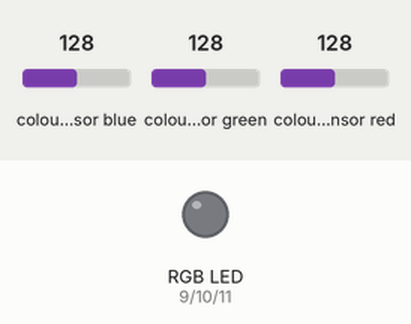
The sketch below on a simulated Arduino Uno, built with avr-gcc and run on an emulated ATmega328P. Parts: an RGB LED mixed from three pins (HIGH = lit). Wiring (inferred from the names in the program): TCS3200 colour sensor: output pin 8; S2 pin 6; S3 pin 7; S0 pin 4; S1 pin 5. The inputs (shaded band) are chosen by the test bench; at power-on: colour sensor blue 128, colour sensor green 128, colour sensor red 128. Pins used as bus, display or sensor lines are not drawn; what the sketch prints to the serial monitor is not drawn.

Above: at 2.0 s.
At 4.6 s:
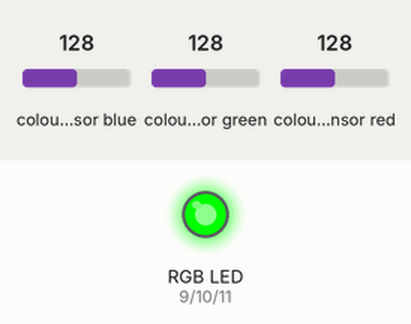
Timing chart, 0 to 7.9 s (numbered marks = the images above):
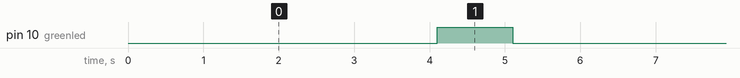

The sketch:

rgb.ino
```cpp
#define S0 4
#define S1 5
#define S2 6
#define S3 7
#define sensorOut 8

int frequency = 0;
int frequency1 = 0;
int frequency2 = 0;
int frequency3 = 0;
int redled=9;
int greenled=10;
int blueled=11;

void setup() {
  pinMode(S0, OUTPUT);
  pinMode(S1, OUTPUT);
  pinMode(S2, OUTPUT);
  pinMode(S3, OUTPUT);
  pinMode(sensorOut, INPUT);

  // Setting frequency-scaling to 20%
  digitalWrite(S0,HIGH);
  digitalWrite(S1,LOW);

  pinMode(redled,OUTPUT);
  pinMode(greenled,OUTPUT);
  pinMode(blueled,OUTPUT);

  Serial.begin(9600);
}

void loop() {
  // Setting red filtered photodiodes to be read
  digitalWrite(S2,LOW);
  digitalWrite(S3,LOW);
  // Reading the output frequency
   frequency = pulseIn(sensorOut, LOW);
  //Remaping the value of the frequency to the RGB Model of 0 to 255
  frequency1 = map(frequency, 25,72,255,0);
  // Printing the value on the serial monitor
  Serial.print("R= ");//printing name
  Serial.print(frequency1);//printing RED color frequency
  Serial.print("  ");
  delay(1000);

  // Setting Green filtered photodiodes to be read
  digitalWrite(S2,HIGH);
  digitalWrite(S3,HIGH);
  // Reading the output frequency
  frequency = pulseIn(sensorOut, LOW);
  //Remaping the value of the frequency to the RGB Model of 0 to 255
  frequency2 = map(frequency, 30,90,255,0);
  // Printing the value on the serial monitor
  Serial.print("G= ");//printing name
  Serial.print(frequency2);//printing GREEN color frequency
  Serial.print("  ");
  delay(1000);

  // Setting Blue filtered photodiodes to be read
  digitalWrite(S2,LOW);
  digitalWrite(S3,HIGH);
  // Reading the output frequency
  frequency = pulseIn(sensorOut, LOW);
  //Remaping the value of the frequency to the RGB Model of 0 to 255
  frequency3 = map(frequency, 25,70,255,0);
  // Printing the value on the serial monitor
  Serial.print("B= ");//printing name
  Serial.print(frequency3);//printing BLUE color frequency
  Serial.println("  ");
  delay(1000);


 int value[3]={frequency1,frequency2,frequency3};
 int i;
  for (i = 1; i < 3; ++i) {
    if (value[0] < value[i])
      value[0] = value[i];
    }

    Serial.print("Largest element = ");
    Serial.print(value[0]);
    Serial.println("\n");
    delay(100);

  if (frequency1 >= frequency2 && frequency1 >= frequency3)
        digitalWrite(redled,HIGH);
        delay(1000);
        digitalWrite(redled,LOW);

    // if n2 is greater than both n1 and n3, n2 is the largest
  if (frequency2 >= frequency1 && frequency2 >= frequency3)
        digitalWrite(greenled,HIGH);
        delay(1000);
        digitalWrite(greenled,LOW);
    // if n3 is greater than both n1 and n2, n3 is the largest
  if (frequency3 >= frequency1 && frequency3 >= frequency2)
        digitalWrite(blueled,HIGH);
        delay(1000);
        digitalWrite(blueled,LOW);

}
```

Measured:
- by itself, pin 10 (greenled): alternates HIGH for 1.0 s and LOW for 5.1 s
